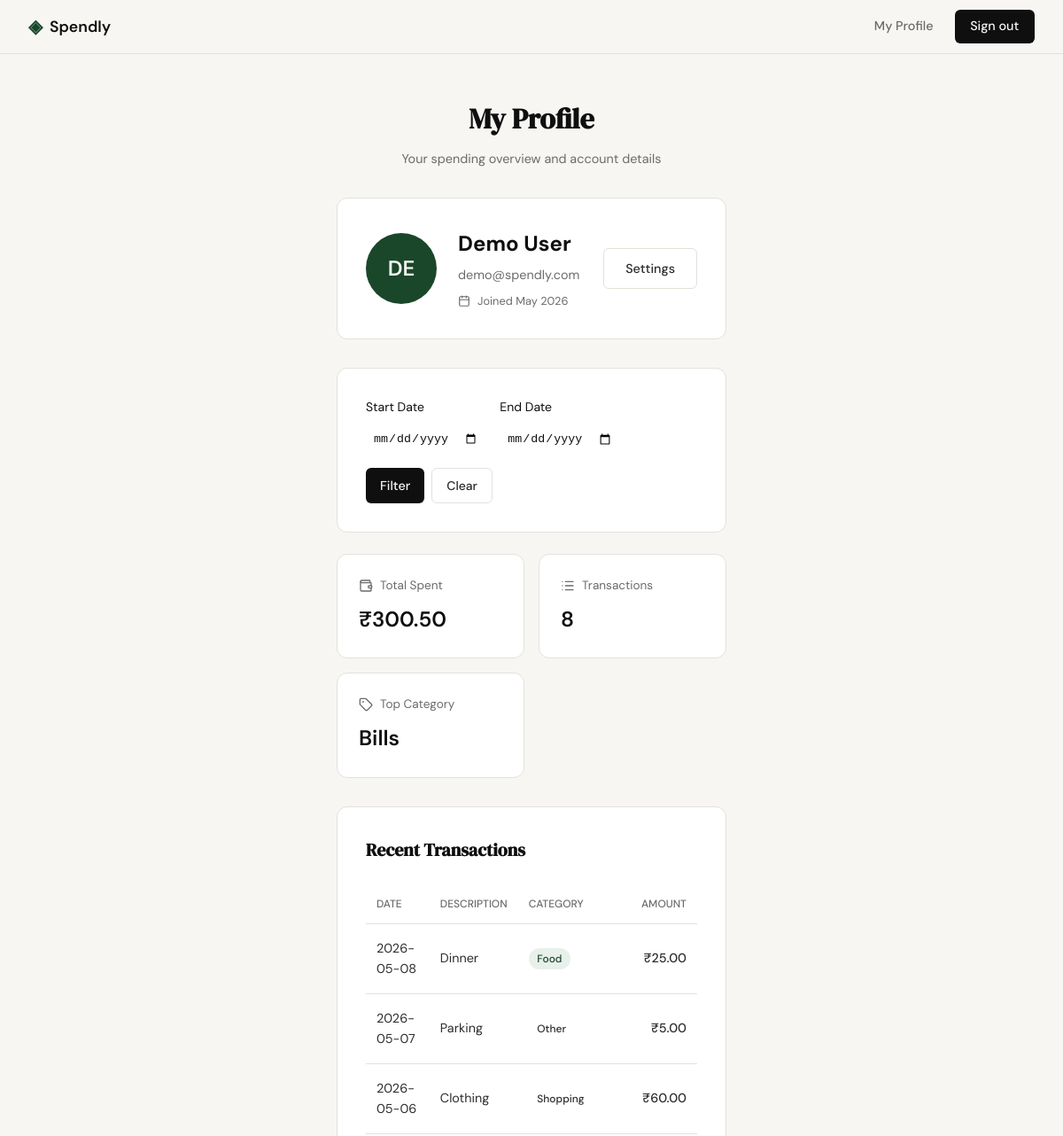
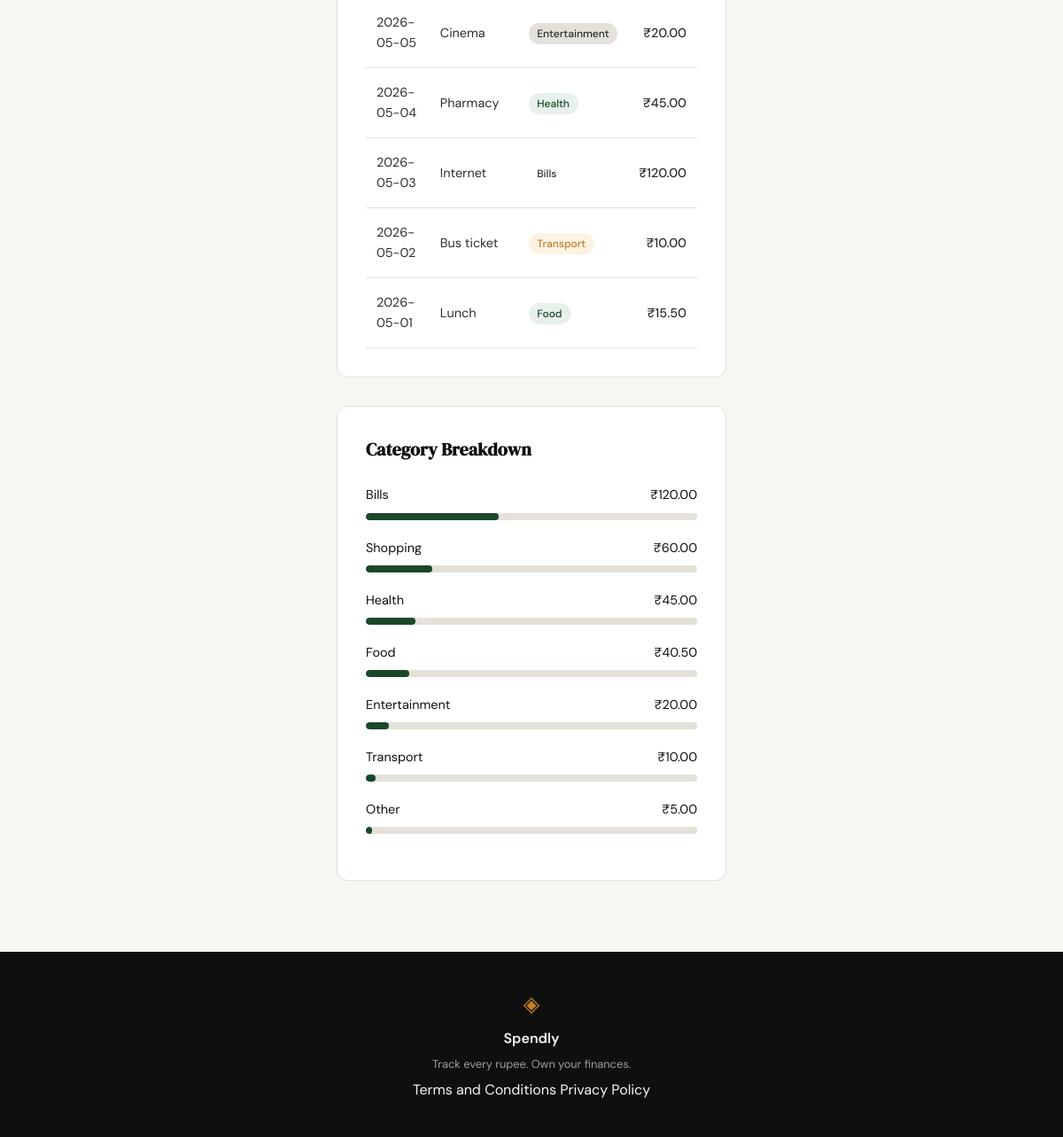
Screenshot of /profile (signed in) with the database file from the repository (2 pictures, top to bottom).
### tables this page shows
CREATE TABLE users (
                    id INTEGER PRIMARY KEY AUTOINCREMENT,
                    name TEXT NOT NULL,
                    email TEXT UNIQUE NOT NULL,
                    password_hash TEXT NOT NULL,
                    created_at TEXT DEFAULT (datetime('now'))
                );

CREATE TABLE expenses (
                    id INTEGER PRIMARY KEY AUTOINCREMENT,
                    user_id INTEGER NOT NULL,
                    amount REAL NOT NULL,
                    category TEXT NOT NULL,
                    date TEXT NOT NULL,
                    description TEXT,
                    created_at TEXT DEFAULT (datetime('now')),
                    FOREIGN KEY (user_id) REFERENCES users(id)
                );

### app.py (the view)
@app.route("/profile")
def profile():
    if not session.get("user_id"):
        return redirect(url_for("login"))
    user_id = session["user_id"]
    user_data = get_user_by_id(user_id)
    if not user_data:
        return redirect(url_for("login"))
    start_date = request.args.get("start_date")
    end_date = request.args.get("end_date")
    user = {
        "name": user_data["name"],
        "email": user_data["email"],
        "joined": user_data["member_since"],
        "initials": user_data["name"][0:2].upper() if user_data["name"] else "U"
    }
    stats_data = get_summary_stats(user_id, start_date, end_date)
    stats = {
        "total_spent": f"₹{stats_data['total_spent']:,.2f}",
        "transactions": stats_data["transaction_count"],
        "top_category": stats_data["top_category"]
    }
    transactions = [
        {
            "date": tx["date"],
            "desc": tx["description"],
            "cat": tx["category"],
            "amt": f"₹{tx['amount']:,.2f}"
        }
        for tx in get_recent_transactions(user_id, start_date=start_date, end_date=end_date)
    ]
    categories = [
        {"name": cat["name"], "spent": f"₹{cat['amount']:,.2f}", "pct": cat["pct"]}
        for cat in get_category_breakdown(user_id, start_date, end_date)
    ]
    return render_template(
        "profile.html",
        user=user,
        stats=stats,
        transactions=transactions,
        categories=categories,
        start_date=start_date,
        end_date=end_date
    )

### database/db.py (called while the page is built)
def get_db():
    from flask import current_app
    db_path = current_app.config.get('DATABASE', DB_PATH)
    conn = sqlite3.connect(db_path)
    conn.row_factory = sqlite3.Row
    conn.execute("PRAGMA foreign_keys = ON")
    return conn

### database/queries.py (called while the page is built)
def get_user_by_id(user_id):
    conn = get_db()
    try:
        user = conn.execute("SELECT name, email, created_at FROM users WHERE id = ?", (user_id,)).fetchone()
        if not user:
            return None
        dt = datetime.fromisoformat(user["created_at"])
        member_since = dt.strftime("%B %Y")
        return {
            "name": user["name"],
            "email": user["email"],
            "member_since": member_since
        }
    finally:
        conn.close()

def get_recent_transactions(user_id, limit=10, start_date=None, end_date=None):
    conn = get_db()
    try:
        where_clause = "WHERE user_id = ?"
        params = [user_id]
        if start_date:
            where_clause += " AND date >= ?"
            params.append(start_date)
        if end_date:
            where_clause += " AND date <= ?"
            params.append(end_date)
        cursor = conn.execute(
            f"SELECT date, description, category, amount FROM expenses {where_clause} ORDER BY date DESC LIMIT ?",
            params + [limit]
        )
        return [dict(row) for row in cursor.fetchall()]
    finally:
        conn.close()

### templates/profile.html (shortened to what this page needs)
{% extends "base.html" %}
{% block head %}
<link rel="stylesheet" href="{{ url_for('static', filename='css/profile.css') }}">
{% endblock %}
{% block content %}
<section class="auth-section">
    <div class="auth-container">
        <div class="profile-header">
            <h1 class="auth-title">My Profile</h1>
            <p class="auth-subtitle">Your spending overview and account details</p>
        </div>
        <div class="auth-card user-card">
            <div class="avatar">
                {{ user.initials }}
            </div>
            <div class="user-details">
                <h2>{{ user.name }}</h2>
                <p>{{ user.email }}</p>
                <div class="user-meta">
                    <i data-lucide="calendar" style="width: 14px; height: 14px;"></i>
                    Joined {{ user.joined }}
                </div>
            </div>
            <a href="#" class="btn-ghost" style="margin-left: auto;">Settings</a>
        </div>
        <div class="auth-card filter-card" style="margin-bottom: 1.5rem;">
            <form method="GET" action="{{ url_for('profile') }}" class="filter-form" style="display: flex; gap: 1rem; align-items: flex-end; flex-wrap: wrap;">
                <div class="filter-group" style="display: flex; flex-direction: column; gap: 0.5rem;">
                    <label for="start_date" style="font-size: 0.875rem; color: var(--text-muted);">Start Date</label>
                    <input type="date" id="start_date" name="start_date" value="{{ start_date }}" style="padding: 0.5rem; border-radius: 0.5rem; border: 1px solid var(--border-color); background: var(--card-bg); color: var(--text-main);">
                </div>
                <div class="filter-group" style="display: flex; flex-direction: column; gap: 0.5rem;">
                    <label for="end_date" style="font-size: 0.875rem; color: var(--text-muted);">End Date</label>
                    <input type="date" id="end_date" name="end_date" value="{{ end_date }}" style="padding: 0.5rem; border-radius: 0.5rem; border: 1px solid var(--border-color); background: var(--card-bg); color: var(--text-main);">
                </div>
                <div class="filter-actions" style="display: flex; gap: 0.5rem;">
                    <button type="submit" class="btn-primary" style="padding: 0.5rem 1rem; cursor: pointer;">Filter</button>
                    <a href="{{ url_for('profile') }}" class="btn-ghost" style="padding: 0.5rem 1rem; text-decoration: none; font-size: 0.875rem;">Clear</a>
                </div>
            </form>
        </div>
        <div class="stats-grid">
            <div class="stats-card">
                <div class="stats-label">
                    <i data-lucide="wallet" style="width: 16px; height: 16px;"></i>
                    Total Spent
                </div>
                <div class="stats-value">{{ stats.total_spent }}</div>
            </div>
            <div class="stats-card">
                <div class="stats-label">
                    <i data-lucide="list" style="width: 16px; height: 16px;"></i>
                    Transactions
                </div>
                <div class="stats-value">{{ stats.transactions }}</div>
            </div>
            <div class="stats-card">
                <div class="stats-label">
                    <i data-lucide="tag" style="width: 16px; height: 16px;"></i>
                    Top Category
                </div>
                <div class="stats-value">{{ stats.top_category }}</div>
            </div>
        </div>
        <div class="auth-card tx-card">
            <div class="auth-header" style="text-align: left; margin-bottom: 1.5rem;">
                <h3 class="auth-title" style="font-size: 1.25rem;">Recent Transactions</h3>
            </div>
            <table class="tx-table">
                <thead>
                    <tr>
                        <th>Date</th>
                        <th>Description</th>
                        <th>Category</th>
                        <th style="text-align: right;">Amount</th>
                    </tr>
                </thead>
                <tbody>
                    {% for tx in transactions %}
                    <tr>
                        <td>{{ tx.date }}</td>
                        <td>{{ tx.desc }}</td>
                        <td>
                            <span class="category-badge badge-{{ tx.cat.lower() }}">
                                {{ tx.cat }}
                            </span>
                        </td>
                        <td class="tx-amount">{{ tx.amt }}</td>
                    </tr>
                    {% endfor %}
                </tbody>
            </table>
        </div>
        <div class="auth-card breakdown-card">
            <div class="auth-header" style="text-align: left; margin-bottom: 1.5rem;">
                <h3 class="auth-title" style="font-size: 1.25rem;">Category Breakdown</h3>
            </div>
            {% for cat in categories %}
            <div class="category-row">
                <div class="category-info">
                    <span>{{ cat.name }}</span>
                    <span>{{ cat.spent }}</span>
                </div>
                <div class="progress-track">
                    <div class="progress-fill" style="width: {{ cat.pct }}%;"></div>
                </div>
            </div>
            {% endfor %}
        </div>
    </div>
</section>
{% endblock %}

### templates/base.html (shortened to what this page needs)
<!DOCTYPE html>
<html lang="en">
<head>
    <link rel="stylesheet" href="{{ url_for('static', filename='css/style.css') }}">
    {% block head %}{% endblock %}
</head>
<body>
    <nav class="navbar">
        <div class="nav-inner">
            <a href="{{ url_for('landing') }}" class="nav-brand">
                <span class="brand-icon">◈</span>
                <span class="brand-name">Spendly</span>
            </a>
            <div class="nav-links">
                {% if session.get('user_id') %}
                    <a href="{{ url_for('profile') }}">My Profile</a>
                    <a href="{{ url_for('logout') }}" class="nav-cta">Sign out</a>
                {% else %}
                    <a href="{{ url_for('login') }}">Sign in</a>
                    <a href="{{ url_for('register') }}" class="nav-cta">Get started</a>
                {% endif %}
            </div>
        </div>
    </nav>
    <main class="main-content">
        {% block content %}{% endblock %}
    </main>
    <footer class="footer">
        <div class="footer-inner">
            <span class="brand-icon">◈</span>
            <span class="footer-name">Spendly</span>
            <p class="footer-copy">Track every rupee. Own your finances.</p>
            <div class="footer-links">
                <a href="/terms">Terms and Conditions</a>
                <a href="/privacy">Privacy Policy</a>
            </div>
        </div>
    </footer>
</body>
</html>

### static/css/style.css (style rules this page uses)
:root { --ink: #0f0f0f; --ink-soft: #2d2d2d; --ink-muted: #6b6b6b; --ink-faint: #a0a0a0; --paper: #f7f6f3; --paper-warm: #f0ede6; --paper-card: #ffffff; --accent: #1a472a; --accent-light: #e8f0eb; --accent-2: #c17f24; --accent-2-light: #fdf3e3; --danger: #c0392b; --danger-light: #fdecea; --border: #e4e1da; --border-soft: #eeebe4; --font-display: 'DM Serif Display', Georgia, serif; --font-body: 'DM Sans', system-ui, sans-serif; --max-width: 1200px; --auth-width: 440px; --radius-sm: 6px; --radius-md: 12px; --radius-lg: 20px; }
*, *::before, *::after { box-sizing: border-box; margin: 0; padding: 0; }
html { font-size: 16px; scroll-behavior: smooth; }
body { background: var(--paper); color: var(--ink); font-family: var(--font-body); font-size: 1rem; line-height: 1.6; -webkit-font-smoothing: antialiased; }
a { color: inherit; text-decoration: none; }
.navbar { position: sticky; top: 0; z-index: 100; background: var(--paper); border-bottom: 1px solid var(--border); padding: 0 2rem; }
.nav-inner { max-width: var(--max-width); margin: 0 auto; height: 60px; display: flex; align-items: center; justify-content: space-between; }
.nav-brand { display: flex; align-items: center; gap: 0.5rem; font-family: var(--font-body); font-weight: 600; font-size: 1.1rem; color: var(--ink); }
.brand-icon { color: var(--accent); font-size: 1.3rem; }
.brand-name { color: var(--ink); }
.nav-links { display: flex; align-items: center; gap: 1.5rem; font-size: 0.9rem; font-weight: 500; }
.nav-links a { color: var(--ink-muted); transition: color 0.2s; }
.nav-cta { background: var(--ink) !important; color: var(--paper) !important; padding: 0.45rem 1.1rem; border-radius: var(--radius-sm); transition: background 0.2s !important; }
.main-content { min-height: calc(100vh - 60px - 100px); }
.btn-primary { display: inline-block; background: var(--ink); color: var(--paper); padding: 0.65rem 1.5rem; border-radius: var(--radius-sm); font-family: var(--font-body); font-size: 0.9rem; font-weight: 500; cursor: pointer; border: none; transition: background 0.2s; text-decoration: none; }
.btn-ghost { display: inline-block; background: transparent; color: var(--ink-soft); padding: 0.65rem 1.5rem; border-radius: var(--radius-sm); font-size: 0.9rem; font-weight: 500; border: 1px solid var(--border); transition: all 0.2s; text-decoration: none; }
.auth-section { min-height: calc(100vh - 60px - 100px); display: flex; align-items: center; justify-content: center; padding: 3rem 2rem; }
.auth-container { width: 100%; max-width: var(--auth-width); }
.auth-header { text-align: center; margin-bottom: 2rem; }
.auth-title { font-family: var(--font-display); font-size: 2rem; color: var(--ink); margin-bottom: 0.5rem; }
.auth-subtitle { font-size: 0.9rem; color: var(--ink-muted); }
.auth-card { background: var(--paper-card); border: 1px solid var(--border); border-radius: var(--radius-md); padding: 2rem; margin-bottom: 1.5rem; }
.footer { background: var(--ink); color: var(--paper); padding: 2.5rem 2rem; text-align: center; }
.footer-inner { display: flex; flex-direction: column; align-items: center; gap: 0.4rem; }
.footer .brand-icon { color: var(--accent-2); font-size: 1.5rem; }
.footer-name { font-weight: 600; font-size: 1rem; }
.footer-copy { font-size: 0.8rem; color: var(--ink-faint); }

### rows the page displays
users: name "Demo User", email "demo@spendly.com"
expenses: top_category "Bills", date "2026-05-03", desc "Internet", cat "Bills", amt "₹120.00"
expenses: date "2026-05-08", desc "Dinner", cat "Food", amt "₹25.00"
expenses: date "2026-05-07", desc "Parking", cat "Other", amt "₹5.00"
expenses: date "2026-05-06", desc "Clothing", cat "Shopping", amt "₹60.00"
expenses: date "2026-05-05", desc "Cinema", cat "Entertainment", amt "₹20.00"
expenses: date "2026-05-04", desc "Pharmacy", cat "Health", amt "₹45.00"
expenses: date "2026-05-02", desc "Bus ticket", cat "Transport", amt "₹10.00"
expenses: date "2026-05-01", desc "Lunch", cat "Food", amt "₹15.50"

### other values shown
{{ user.initials }} "DE"
{{ user.joined }} "May 2026"
{{ stats.total_spent }} "₹300.50"
{{ stats.transactions }} "8"
{{ cat.name }} "Bills" "Shopping" "Health" "Food" "Entertainment" "Transport" "Other"
{{ cat.spent }} "₹120.00" "₹60.00" "₹45.00" "₹40.50" "₹20.00" "₹10.00" "₹5.00"
